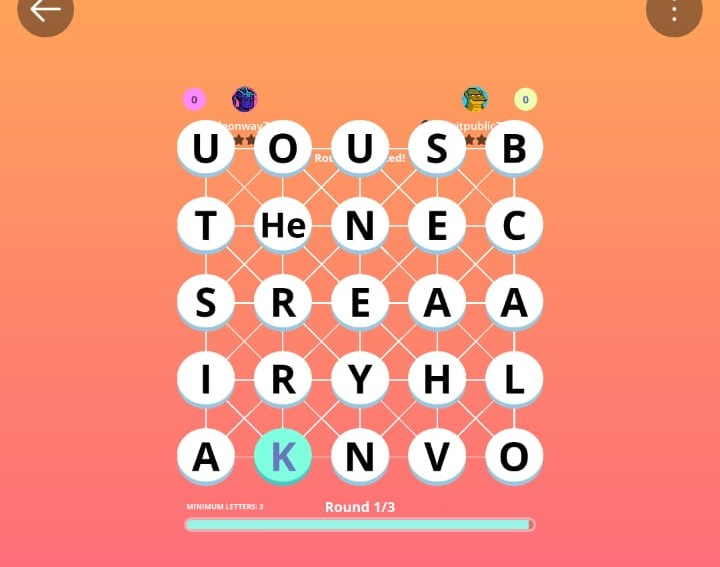
#> input picture images screenshots/1.jpeg, 720 x 567 px
$ python dbg_tiles.py
#> lines starting #> are read from the running program, lines starting #| are printed output that depends on the picture; after the words box and inside, x2 and y2 are one past the last pixel; in counts of white or black regions, pixels touching at a corner belong together
### autoplay_v2/board_detector.py
"""Auto-detect the Plato Crosswords board from a screenshot.

Uses HSV colour masking to find white/cyan tile circles, NMS to remove
duplicates, and K-means clustering to arrange them into a 4×4 or 5×5 grid.
"""
from __future__ import annotations

from pathlib import Path
from typing import List, Optional, Tuple

import cv2
import numpy as np

from autoplay_v2.models import DetectedBoard, DetectedTile

# HSV bounds for game tile circles.
_CYAN_LOWER = (70, 45, 75)
_CYAN_UPPER = (105, 255, 255)
_WHITE_LOWER = (0, 0, 170)
_WHITE_UPPER = (179, 80, 255)


def _find_candidate_circles(
    image_bgr: np.ndarray,
    debug_dir: Optional[Path] = None,
) -> List[Tuple[int, int, int]]:
    """Detect white and cyan circles that could be game tiles.

    Returns a list of (centre_x, centre_y, radius).
    """
    h, w = image_bgr.shape[:2]
    hsv = cv2.cvtColor(image_bgr, cv2.COLOR_BGR2HSV)

    white_mask = cv2.inRange(hsv, _WHITE_LOWER, _WHITE_UPPER)
    cyan_mask = cv2.inRange(hsv, _CYAN_LOWER, _CYAN_UPPER)
    mask = cv2.bitwise_or(white_mask, cyan_mask)

    kernel = cv2.getStructuringElement(cv2.MORPH_ELLIPSE, (5, 5))
    mask = cv2.morphologyEx(mask, cv2.MORPH_OPEN, kernel)
    mask = cv2.morphologyEx(mask, cv2.MORPH_CLOSE, kernel)

    if debug_dir is not None:
        debug_dir.mkdir(parents=True, exist_ok=True)
        cv2.imwrite(str(debug_dir / "01_hsv_mask.png"), mask)

    contours, _ = cv2.findContours(mask, cv2.RETR_EXTERNAL, cv2.CHAIN_APPROX_SIMPLE)

    img_area = h * w
    min_area = max(400, int(img_area * 0.001))
    max_area = int(img_area * 0.04)

    # Adaptive y-bound: tall portrait screenshots (h/w > 1.5) are full device
    # captures with avatars/nav UI → clip top 22% and bottom 12%. Short or
    # square images are pre-cropped to the board → keep lenient bounds.
    if h / max(1, w) > 1.5:
        y_lo_frac, y_hi_frac = 0.22, 0.88
    else:
        y_lo_frac, y_hi_frac = 0.05, 0.95
    candidates: List[Tuple[int, int, int]] = []
    for contour in contours:
        area = cv2.contourArea(contour)
        if area < min_area or area > max_area:
            continue

        perimeter = cv2.arcLength(contour, True)
        if perimeter <= 0:
            continue

        circularity = (4.0 * np.pi * area) / (perimeter * perimeter)
        x, y, bw, bh = cv2.boundingRect(contour)
        aspect = bw / float(bh)
        if circularity < 0.55 or not (0.7 <= aspect <= 1.3):
            continue

        cx = int(x + bw / 2)
        cy = int(y + bh / 2)

        # Only consider tiles in the plausible game area (avoid status bar,
        # avatars at top, input box / nav at bottom).
        if not (h * y_lo_frac <= cy <= h * y_hi_frac):
            continue
        if not (w * 0.02 <= cx <= w * 0.98):
            continue

        radius = int(0.5 * (bw + bh) / 2)
        candidates.append((cx, cy, radius))

    hsv_count = len(candidates)
    print(f"[board_detector] HSV candidates: {hsv_count}")

    # Supplemental Fallback: Structural Hough Circles
    # This prevents total failure if the user's phone has a screen filter (e.g. night light)
    # that drastically alters the HSV profile of the "white/cyan" tiles.
    gray = cv2.cvtColor(image_bgr, cv2.COLOR_BGR2GRAY)
    gray_blur = cv2.medianBlur(gray, 5)
    _min_r = int(min(w, h) * 0.04)
    _max_r = int(min(w, h) * 0.18)
    hough = cv2.HoughCircles(
        gray_blur, cv2.HOUGH_GRADIENT, dp=1.2, minDist=_min_r * 2,
        param1=50, param2=30, minRadius=_min_r, maxRadius=_max_r
    )
    if hough is not None:
        for _x, _y, _r in np.round(hough[0, :]).astype(int).tolist():
            if h * y_lo_frac <= _y <= h * y_hi_frac and w * 0.02 <= _x <= w * 0.98:
                candidates.append((_x, _y, _r))

    hough_additions = len(candidates) - hsv_count
    print(f"[board_detector] Hough additions: {hough_additions}")
    if debug_dir is not None and hough is not None:
        hough_vis = image_bgr.copy()
        for _x, _y, _r in np.round(hough[0, :]).astype(int).tolist():
            if h * y_lo_frac <= _y <= h * y_hi_frac and w * 0.02 <= _x <= w * 0.98:
                cv2.circle(hough_vis, (_x, _y), _r, (0, 255, 0), 2)
                cv2.circle(hough_vis, (_x, _y), 2, (0, 0, 255), 3)
        cv2.imwrite(str(debug_dir / "03_hough.png"), hough_vis)

    # Non-maximum suppression: keep only the larger of concentric pairs.
    candidates.sort(key=lambda c: -c[2])  # largest radius first
    nms: List[Tuple[int, int, int]] = []
    for cx, cy, r in candidates:
        if not any(
            (cx - kx) ** 2 + (cy - ky) ** 2 < (max(r, kr) * 0.55) ** 2
            for kx, ky, kr in nms
        ):
            nms.append((cx, cy, r))

    print(f"[board_detector] After NMS: {len(nms)} candidates")
    if debug_dir is not None:
        cand_vis = image_bgr.copy()
        for cx, cy, r in nms:
            cv2.circle(cand_vis, (cx, cy), r, (255, 0, 0), 2)
            cv2.circle(cand_vis, (cx, cy), 3, (0, 0, 255), -1)
        cv2.imwrite(str(debug_dir / "02_candidates.png"), cand_vis)

    return nms


def _cluster_into_grid(
    candidates: List[Tuple[int, int, int]],
    force_grid_size: Optional[int] = None,
) -> Optional[Tuple[float, int, List[Tuple[int, int, int]]]]:
    """Cluster candidate circles into a 4×4 or 5×5 grid using K-means.

    Prefers the **larger** grid when both have full coverage (e.g. 25
    candidates → 5×5 wins over 4×4).

    Returns ``(confidence, grid_size, row_major_points)`` or ``None``.
    """
    if len(candidates) < 14 and not force_grid_size:
        return None

    pts = np.array(candidates, dtype=np.float32)
    centres = pts[:, :2]
    radii = pts[:, 2]

    best = None
    sizes_to_try = [force_grid_size] if force_grid_size else (5, 4)
    for n in sizes_to_try:
        if len(candidates) < n * n and not force_grid_size:
            continue

        # If not enough candidates for forced grid, just duplicate/fail gracefully
        actual_n = min(len(candidates), n)
        if actual_n < 2:
            continue

        x_vals = centres[:, 0].reshape(-1, 1).astype(np.float32)
        y_vals = centres[:, 1].reshape(-1, 1).astype(np.float32)
        crit = (cv2.TERM_CRITERIA_EPS + cv2.TERM_CRITERIA_MAX_ITER, 60, 0.2)

        # Catch kmeans failure when trying to force too many clusters (n > len(candidates))
        try:
            _, x_labels, x_centroids = cv2.kmeans(
                x_vals, min(n, len(x_vals)), None, crit, 8, cv2.KMEANS_PP_CENTERS,
            )
            _, y_labels, y_centroids = cv2.kmeans(
                y_vals, min(n, len(y_vals)), None, crit, 8, cv2.KMEANS_PP_CENTERS,
            )
        except Exception:
            continue

        x_order = np.argsort(x_centroids[:, 0])
        y_order = np.argsort(y_centroids[:, 0])
        x_rank = {int(lbl): rank for rank, lbl in enumerate(x_order)}
        y_rank = {int(lbl): rank for rank, lbl in enumerate(y_order)}

        # Map every candidate into the nearest cell.
        cells: dict[tuple[int, int], tuple[float, int]] = {}
        for i in range(len(candidates)):
            col = x_rank[int(x_labels[i][0])]
            row = y_rank[int(y_labels[i][0])]
            key = (row, col)
            cx, cy = centres[i, 0], centres[i, 1]
            tx = x_centroids[x_order[min(col, len(x_order)-1)], 0]
            ty = y_centroids[y_order[min(row, len(y_order)-1)], 0]
            d2 = float((cx - tx) ** 2 + (cy - ty) ** 2)
            if key not in cells or d2 < cells[key][0]:
                cells[key] = (d2, i)

        coverage = len(cells) / float(n * n)
        if coverage < 0.92 and not force_grid_size:
            print(f"[board_detector] {n}×{n} grid: coverage={coverage:.1%} (need ≥92%) — skipped")
            continue

        selected: Optional[List[Tuple[int, int, int]]] = []
        for row in range(n):
            for col in range(n):
                if (row, col) not in cells:
                    selected = None
                    break
                idx = cells[(row, col)][1]
                selected.append((
                    int(centres[idx, 0]),
                    int(centres[idx, 1]),
                    int(radii[idx]),
                ))
            if selected is None:
                break

        if selected is None and not force_grid_size:
            continue

        # If forcing grid, but we missed some nodes, just duplicate nearest ones so it doesn't crash the script later
        if selected is None and force_grid_size:
            selected = []
            for r in range(n):
                for c in range(n):
                    if (r, c) in cells:
                        idx = cells[(r, c)][1]
                        selected.append((int(centres[idx, 0]), int(centres[idx, 1]), int(radii[idx])))
                    else:
                        selected.append((0, 0, 10))

        tiles_used = n * n
        score = coverage + tiles_used * 0.01
        print(f"[board_detector] {n}×{n} grid: coverage={coverage:.1%} — accepted")
        if best is None or score > best[0]:
            best = (score, n, selected)

    return best


def detect_board(
    image_bgr: np.ndarray,
    debug_dir: Optional[Path] = None,
    force_grid_size: Optional[int] = None,
) -> Optional[DetectedBoard]:
    """Detect the Plato Crosswords board in *image_bgr*.

    Returns a :class:`DetectedBoard` with tile centres in the image's pixel
    coordinate system, or ``None`` when no board is found.
    """
    candidates = _find_candidate_circles(image_bgr, debug_dir=debug_dir)
    result = _cluster_into_grid(candidates, force_grid_size=force_grid_size)
    if result is None:
        return None

    _, grid_size, points = result

    # Bounding box with padding.
    xs = [x for x, _, _ in points]
    ys = [y for _, y, _ in points]
    rs = [r for _, _, r in points]
    pad = int(max(rs) * 1.15), int(max(rs) * 1.15)

    h, w = image_bgr.shape[:2]
    roi_left = max(0, min(xs) - pad[0])
    roi_top = max(0, min(ys) - pad[1])
    roi_right = min(w, max(xs) + pad[0])
    roi_bottom = min(h, max(ys) + pad[1])

    tiles: List[DetectedTile] = []
    for idx, (cx, cy, radius) in enumerate(points):
        row, col = divmod(idx, grid_size)
        tiles.append(DetectedTile(
            index=idx, row=row, col=col,
            cx=cx, cy=cy, radius=radius,
        ))

    return DetectedBoard(
        grid_size=grid_size,
        tiles=tiles,
        roi_left=roi_left,
        roi_top=roi_top,
        roi_width=roi_right - roi_left,
        roi_height=roi_bottom - roi_top,
    )


# [18 lines left out: function is_bonus_tile, not called in this run]

### autoplay_v2/config.py
from __future__ import annotations

import json
import os
from pathlib import Path
from typing import Any, Dict


# NVIDIA vision API (set NVIDIA_API_KEY env var to enable; falls back to Tesseract)
NVIDIA_API_KEY = os.environ.get("NVIDIA_API_KEY", "")
NVIDIA_API_BASE_URL = os.environ.get("NVIDIA_API_BASE_URL", "https://integrate.api.nvidia.com/v1")
NVIDIA_MODEL = "meta/llama-3.2-11b-vision-instruct"

DEFAULT_HOTKEY = "shift+a+s"
DEFAULT_PLAY_HOTKEY = "shift+a+s"
DEFAULT_CALIBRATE_HOTKEY = "ctrl+shift+a+s"
DEFAULT_GRID_SIZE = 5
DEFAULT_TILE_PADDING = 8
DEFAULT_TEMPLATE_MATCH_THRESHOLD = float(os.environ.get("OCR_TEMPLATE_MATCH_THRESHOLD", "0.91"))
DEFAULT_LOCAL_OCR_CONFIDENCE_THRESHOLD = float(os.environ.get("OCR_LOCAL_CONFIDENCE_THRESHOLD", "0.35"))


def repo_root() -> Path:
    return Path(__file__).resolve().parents[1]


AUTOPLAY_CONFIG_DIR = repo_root() / "config"
AUTOPLAY_DATA_DIR = repo_root() / "data"
AUTOPLAY_RUNS_DIR = repo_root() / "runs"
OCR_TEMPLATE_DIR = AUTOPLAY_DATA_DIR / "ocr_templates"
OCR_TEMPLATE_LIBRARY_PATH = OCR_TEMPLATE_DIR / "template_library.json"

CALIBRATION_PATH = AUTOPLAY_CONFIG_DIR / "calibration.json"
DICTIONARY_FEEDBACK_PATH = AUTOPLAY_DATA_DIR / "dictionary_feedback.jsonl"


# [25 lines left out: functions ensure_runtime_dirs, load_json_file, save_json_file, not called in this run]

### tools/dbg_tiles.py
"""Dump the first row of board 1 — raw crop, binarised, normalised — for inspection."""
from __future__ import annotations

import sys
from pathlib import Path

import cv2
import numpy as np

REPO = Path(__file__).resolve().parents[1]
sys.path.insert(0, str(REPO))

from autoplay_v2.board_detector import detect_board
from autoplay_v2.template_ocr import _binarize_and_center, _extract_tile_gray, _ink_bbox

OUT = REPO / "tools" / "font_id" / "dbg_tiles"
OUT.mkdir(parents=True, exist_ok=True)

img = cv2.imread(str(REPO / "images screenshots" / "1.jpeg"))
#> img is the input picture: shape (567, 720, 3); mean B, G, R 126.1, 151.4, 243.2
board = detect_board(img, force_grid_size=5)
#> in _find_candidate_circles, `white_mask = cv2.inRange(hsv, _WHITE_LOWER, _WHITE_UPPER)`:
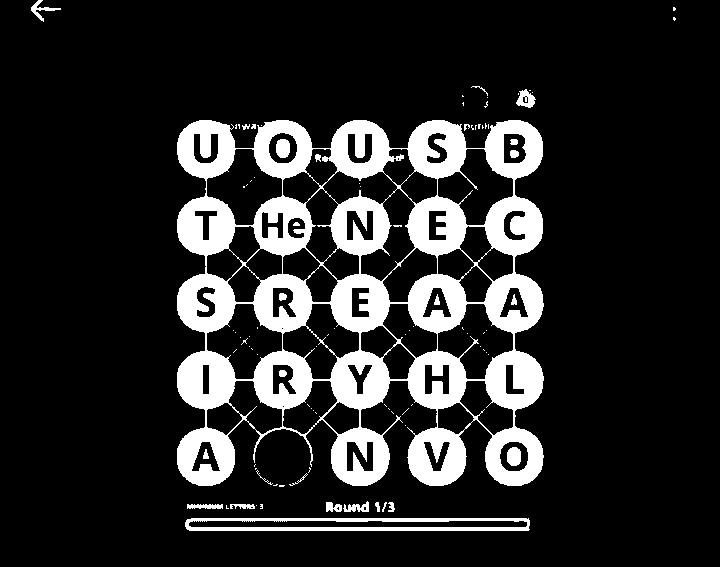
#> white_mask: shape (567, 720); 15.7% white; 95 white regions (67 under 20 px), largest, box (x1, y1, x2, y2) and area: (177, 120, 544, 486) 59081, (185, 518, 530, 531) 2568, (276, 139, 290, 158) 228
#> in _find_candidate_circles, `cyan_mask = cv2.inRange(hsv, _CYAN_LOWER, _CYAN_UPPER)`:
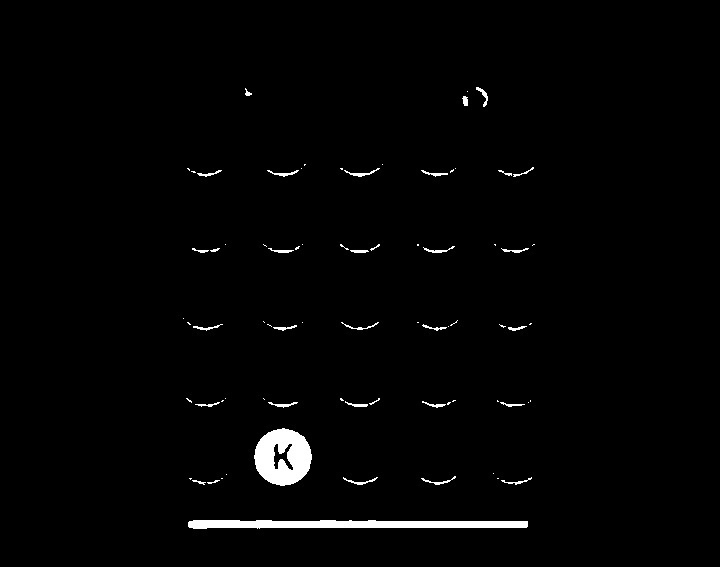
#> cyan_mask: shape (567, 720); 1.6% white; 76 white regions (42 under 20 px), largest, box (x1, y1, x2, y2) and area: (188, 520, 528, 529) 2483, (254, 428, 312, 486) 2353, (344, 168, 380, 177) 86
#> in _find_candidate_circles, `mask = cv2.bitwise_or(white_mask, cyan_mask)`:
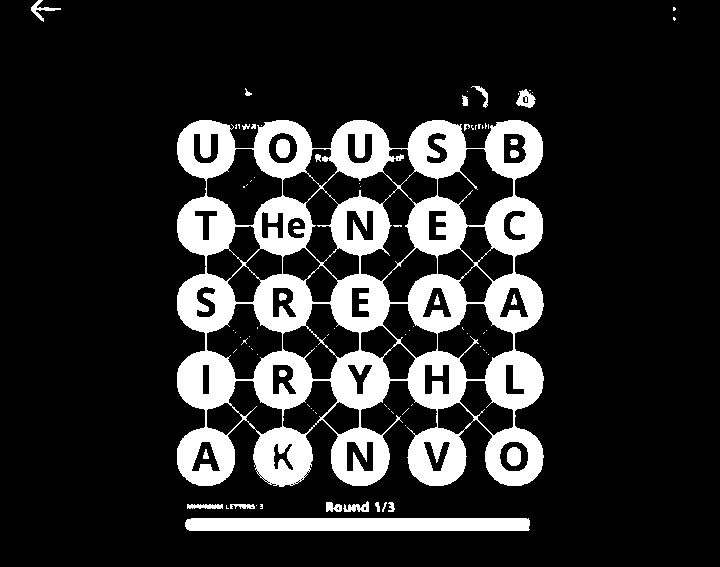
#> mask: shape (567, 720); 16.7% white; 87 white regions (59 under 20 px), largest, box (x1, y1, x2, y2) and area: (177, 120, 544, 487) 61426, (185, 518, 530, 531) 4460, (276, 139, 290, 158) 228
#> in _find_candidate_circles, `mask = cv2.morphologyEx(mask, cv2.MORPH_OPEN, kernel)`:
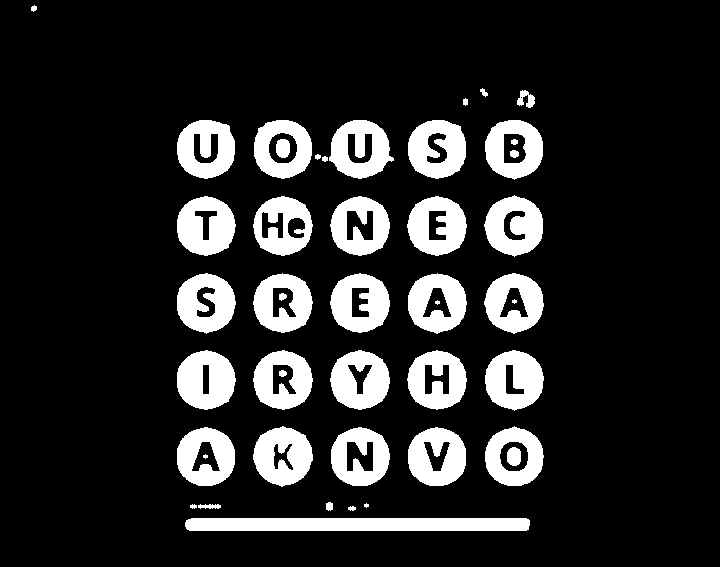
#> mask: shape (567, 720); 15.7% white; 46 white regions (4 under 20 px), largest, box (x1, y1, x2, y2) and area: (185, 518, 530, 531) 4455, (177, 350, 236, 410) 2579, (253, 426, 313, 487) 2500
#> in _find_candidate_circles, `mask = cv2.morphologyEx(mask, cv2.MORPH_CLOSE, kernel)`:
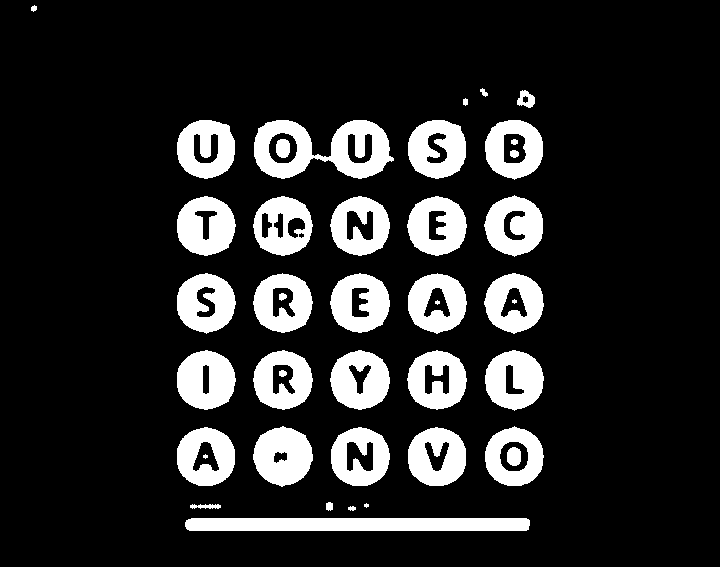
#> mask: shape (567, 720); 15.8% white; 42 white regions (4 under 20 px)
#> in _find_candidate_circles, `contours, _ = cv2.findContours(mask, cv2.RETR_EXTERNAL, cv2.CHAIN_APPR..`: contours = 33 contours, 1 with area under 20; largest, box (x1, y1, x2, y2) and area: (254, 120, 394, 179) 5444, (185, 518, 530, 531) 4103, (408, 273, 467, 334) 2689, (330, 273, 390, 333) 2686, (407, 350, 467, 410) 2684
#> the loop in _find_candidate_circles, `for contour in contours:` made 33 passes
#> (area, perimeter, circularity, x, y, bw, bh, aspect) on passes 6 to 13: (2671.5, 194.3, 0.89, 408, 427, 58, 59, 0.983), (2676, 195.7, 0.878, 331, 427, 59, 59, 1), (2657.5, 195.4, 0.874, 177, 427, 58, 59, 0.983), (2660, 195.3, 0.876, 485, 426, 59, 60, 0.983), (2642.5, 197.6, 0.851, 253, 426, 60, 61, 0.984), (2661.5, 196.8, 0.864, 485, 350, 59, 61, 0.967), (2683.5, 199.1, 0.851, 407, 350, 60, 60, 1), (2679, 198.5, 0.854, 330, 350, 60, 60, 1)
#> after the loop in _find_candidate_circles, `for contour in contours:`: candidates = 23 items, first 6: (437, 456, 29), (360, 456, 29), (206, 456, 29), (514, 456, 29), (283, 456, 30), (514, 380, 30)
#> in _find_candidate_circles, `hsv_count = len(candidates)`: hsv_count = 23
#| [board_detector] HSV candidates: 23
#> in _find_candidate_circles, `gray = cv2.cvtColor(image_bgr, cv2.COLOR_BGR2GRAY)`:
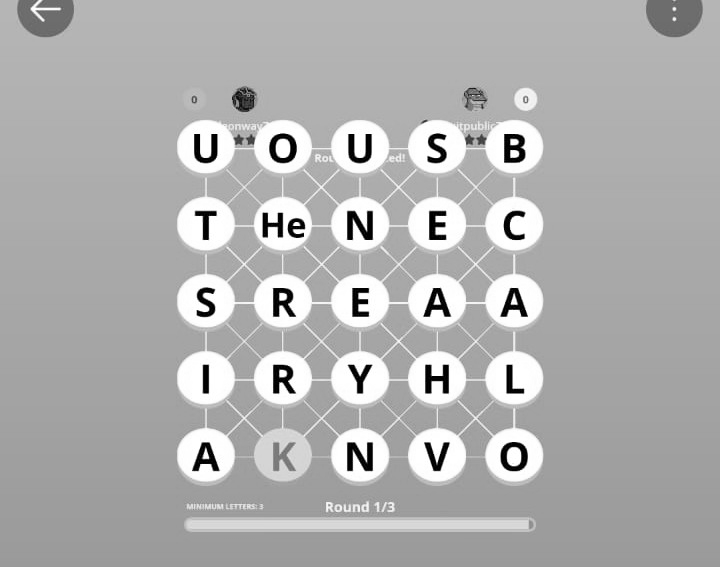
#> gray: shape (567, 720); min 0, max 255, mean 175.9
#> in _find_candidate_circles, `hough = cv2.HoughCircles( gray_blur, cv2.HOUGH_GRADIENT, dp=1.2, minDi..`: hough = 45 rows, first 8: [382.2, 432.6, 86.8], [321, 243, 96.04], [418.2, 265.8, 94.72], [377.4, 335.4, 100], [426.6, 432.6, 98.68], [306.6, 432.6, 86.8], [426.6, 339, 89.44], [323.4, 315, 90.76]
#> the loop in _find_candidate_circles, `for _x, _y, _r in np.round(hough[0, :]).astype(int).tolist():` made 45 passes
#> (_x, _y, _r) on passes 1 to 8: (382, 433, 87), (321, 243, 96), (418, 266, 95), (377, 335, 100), (427, 433, 99), (307, 433, 87), (427, 339, 89), (323, 315, 91)
#> after the loop in _find_candidate_circles, `for _x, _y, _r in np.round(hough[0, :]).astype(int).tolist():`: candidates = 66 items, first 6: (437, 456, 29), (360, 456, 29), (206, 456, 29), (514, 456, 29), (283, 456, 30), (514, 380, 30)
#> in _find_candidate_circles, `hough_additions = len(candidates) - hsv_count`: hough_additions = 43
#| [board_detector] Hough additions: 43
#> the loop in _find_candidate_circles, `for cx, cy, r in candidates:` made 66 passes
#> (cx, cy, r) on passes 1 to 8: (377, 335, 100), (427, 433, 99), (262, 421, 99), (329, 365, 99), (321, 243, 96), (418, 266, 95), (374, 263, 93), (323, 315, 91)
#> after the loop in _find_candidate_circles, `for cx, cy, r in candidates:`: nms = 30 items, first 6: (377, 335, 100), (427, 433, 99), (262, 421, 99), (329, 365, 99), (321, 243, 96), (418, 266, 95)
#| [board_detector] After NMS: 30 candidates
#> in detect_board, `candidates = _find_candidate_circles(image_bgr, debug_dir=debug_dir)`: candidates has the same summary as nms in _find_candidate_circles
#> in _cluster_into_grid, `pts = np.array(candidates, dtype=np.float32)`: pts = 30 rows, first 8: [377, 335, 100], [427, 433, 99], [262, 421, 99], [329, 365, 99], [321, 243, 96], [418, 266, 95], [436, 197, 78], [455, 373, 74]
#> in _cluster_into_grid, `centres = pts[:, :2]`: centres = 30 pairs, first value 206 to 514, second value 148 to 463
#> in _cluster_into_grid, `radii = pts[:, 2]`: radii = 30 values, max 100 at index 0, min 26 at index 29, mean 53.93
#> the loop in _cluster_into_grid, `for n in sizes_to_try:` made 1 pass
#> (actual_n, x_centroids, y_centroids, x_order, y_order, x_rank, y_rank) on pass 1: (5, [513.8, 209.8, 344.7, 438.5, 267.5], [158, 309.5, 446, 229.2, 374.5], [1, 4, 2, 3, 0], [0, 3, 1, 4, 2], {1: 0, 4: 1, 2: 2, 3: 3, 0: 4}, {0: 0, 3: 1, 1: 2, 4: 3, 2: 4})
#> in detect_board, `_, grid_size, points = result`: grid_size = 5; points = 25 items, first 6: (206, 149, 29), (283, 148, 29), (359, 148, 29), (437, 148, 30), (514, 150, 29), (206, 226, 29)
#> in detect_board, `xs = [x for x, _, _ in points]`: xs = 25 values, max 514 at index 4, min 0 at index 16, mean 344.8
#> in detect_board, `ys = [y for _, y, _ in points]`: ys = 25 values, max 463 at index 22, min 0 at index 16, mean 285.1
#> in detect_board, `rs = [r for _, _, r in points]`: rs = 25 values, max 100 at index 12, min 10 at index 16, mean 51.4
#> in detect_board, `pad = int(max(rs) * 1.15), int(max(rs) * 1.15)`: pad = (114, 114)
#> in detect_board, `roi_left = max(0, min(xs) - pad[0])`: roi_left = 0
#> in detect_board, `roi_right = min(w, max(xs) + pad[0])`: roi_right = 628
#> in detect_board, `roi_bottom = min(h, max(ys) + pad[1])`: roi_bottom = 567
#> the loop in detect_board, `for idx, (cx, cy, radius) in enumerate(points):` made 25 passes
#> (cx, cy, radius, row, col) on passes 1 to 8: (206, 149, 29, 0, 0), (283, 148, 29, 0, 1), (359, 148, 29, 0, 2), (437, 148, 30, 0, 3), (514, 150, 29, 0, 4), (206, 226, 29, 1, 0), (278, 211, 70, 1, 1), (321, 243, 96, 1, 2)
#> after the loop in detect_board, `for idx, (cx, cy, radius) in enumerate(points):`: tiles = 25 items
assert board is not None

for tile in board.tiles[:10]:
#> (the run stopped early here; a loop or call above may not have finished)
